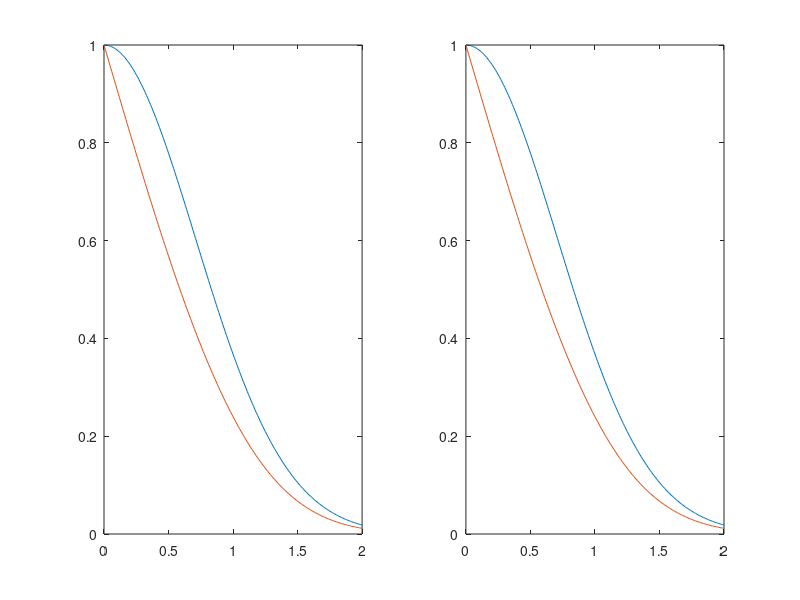
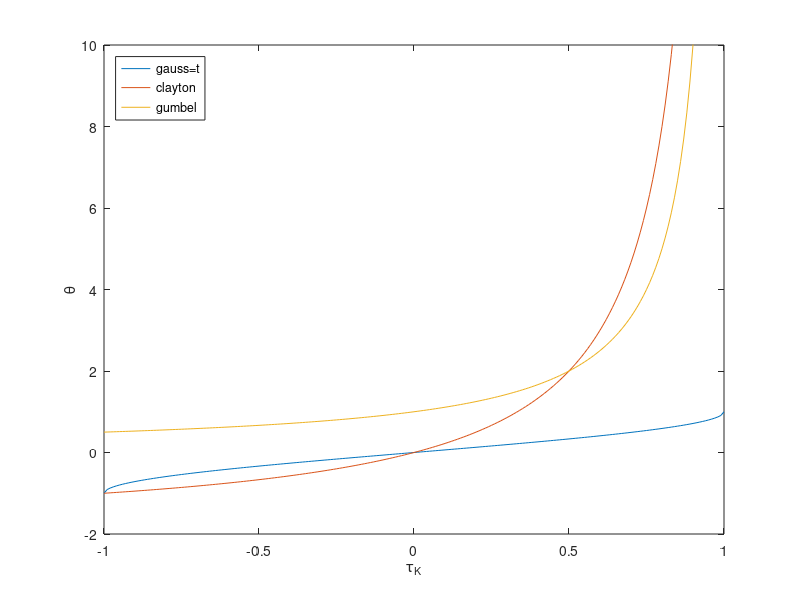

Recreate these plots in MATLAB, in order.
clear all
close all
clc

%--------------------------------------------------------------------------
tau_F = 1;
delta_t = (0:0.01:2)*tau_F;

ro_F = exp(-(delta_t/tau_F).^2);
k_tau = 2*asin(ro_F)/pi;

subplot(1,2,1)
plot(delta_t, ro_F)
hold on
plot(delta_t, k_tau)

%
% k_tau = exp(-(delta_t/tau_F).^2);
k_tau = 2/pi*asin(exp(-(delta_t/tau_F).^2));
ro_F = sin(k_tau*pi/2);

subplot(1,2,2)
plot(delta_t, ro_F)
hold on
plot(delta_t, k_tau)


%--------------------------------------------------------------------------
% Kendall tau and copula parameter (theta) connection
%--------------------------------------------------------------------------

k_tau = -1:0.01:1;
theta_ga    = 2/pi*asin(k_tau);
theta_t     = theta_ga;
theta_c     = 2*k_tau./(1-k_tau);
theta_gu    = 1./(1-k_tau);

figure
plot(k_tau, [theta_ga', theta_c', theta_gu'])

ylabel('\theta')
xlabel('\tau_K')
ylim([-2,10])
legend('gauss=t', 'clayton', 'gumbel', 'Location', 'Northwest')